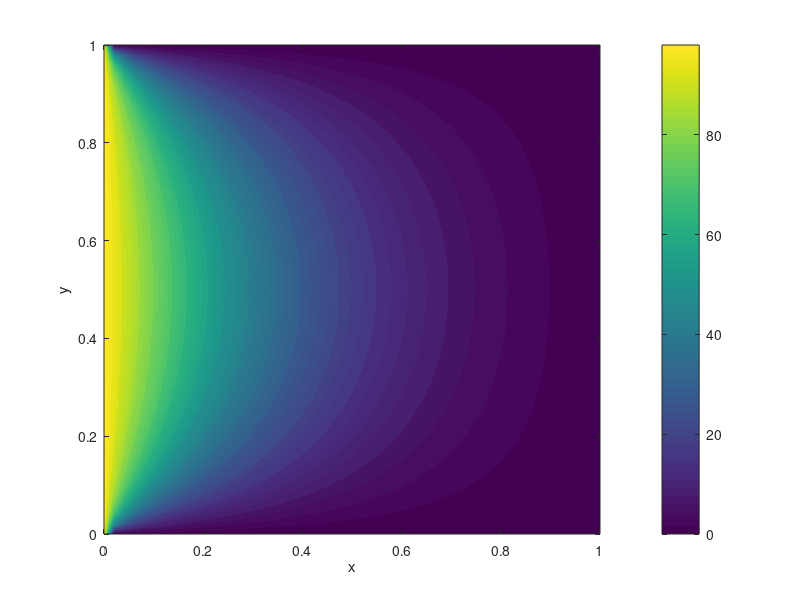

The MATLAB script that drew this image:


title('Temperature Distribution in H-Shaped Cavity');
% Parameters
L = 1; % Length of cavity
W = 1; % Width of cavity
H = 0.1; % Height of cavity
T_hot = 100; % Temperature of hot wall
T_cold = 0; % Temperature of cold walls
nx = 51; % Number of grid points in x-direction
ny = 51; % Number of grid points in y-direction
dx = L/(nx-1); % Grid spacing in x-direction
dy = W/(ny-1); % Grid spacing in y-direction
max_iter = 1000; % Maximum number of iterations
tolerance = 1e-5; % Convergence tolerance

% Initialization
T = ones(nx, ny) * T_cold; % Initialize temperature array

% Main loop (iterate until convergence)
for iter = 1:max_iter
    % Boundary conditions
    T(:,1) = T_cold; % Left cold wall
    T(:,end) = T_cold; % Right cold wall
    T(1,:) = T_hot; % Hot wall
    
    % Compute temperature field using simple averaging
    T_new = T;
    for i = 2:nx-1
        for j = 2:ny-1
            % Average of neighboring points
            T_new(i,j) = 0.25*(T(i+1,j) + T(i-1,j) + T(i,j+1) + T(i,j-1));
        end
    end
    
    % Check for convergence
    if max(abs(T_new(:) - T(:))) < tolerance
        disp(['Converged at iteration ', num2str(iter)]);
        break;
    end
    
    % Update temperature array
    T = T_new;
end

% Plotting the results
[X, Y] = meshgrid(linspace(0,L,nx), linspace(0,W,ny));
contourf(X, Y, T', 50, 'LineColor', 'none');
colorbar;
xlabel('x');
ylabel('y');